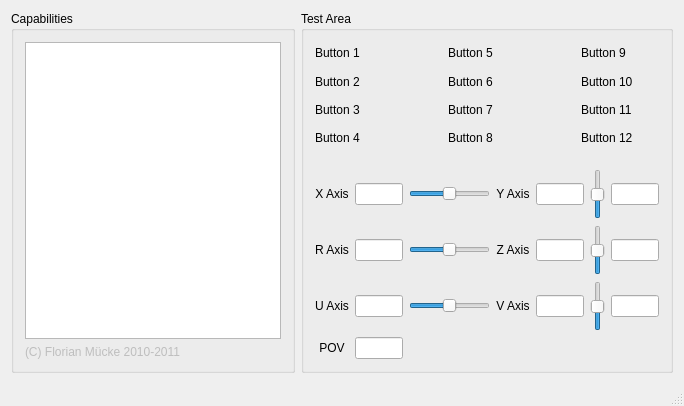
<?xml version="1.0" encoding="UTF-8"?>
<ui version="4.0">
 <class>GamepadDemo</class>
 <widget class="QMainWindow" name="GamepadDemo">
  <property name="geometry">
   <rect>
    <x>0</x>
    <y>0</y>
    <width>684</width>
    <height>406</height>
   </rect>
  </property>
  <property name="windowTitle">
   <string>GamepadDemo</string>
  </property>
  <widget class="QWidget" name="centralWidget">
   <layout class="QHBoxLayout" name="horizontalLayout_2" stretch="0,1">
    <item>
     <widget class="QGroupBox" name="groupBox_caps">
      <property name="title">
       <string>Capabilities</string>
      </property>
      <layout class="QVBoxLayout" name="verticalLayout_4">
       <item>
        <widget class="QTreeWidget" name="treeWidget">
         <property name="autoScrollMargin">
          <number>16</number>
         </property>
         <property name="editTriggers">
          <set>QAbstractItemView::NoEditTriggers</set>
         </property>
         <property name="alternatingRowColors">
          <bool>true</bool>
         </property>
         <property name="rootIsDecorated">
          <bool>false</bool>
         </property>
         <property name="uniformRowHeights">
          <bool>true</bool>
         </property>
         <property name="itemsExpandable">
          <bool>false</bool>
         </property>
         <property name="headerHidden">
          <bool>true</bool>
         </property>
         <property name="expandsOnDoubleClick">
          <bool>false</bool>
         </property>
         <property name="columnCount">
          <number>2</number>
         </property>
         <attribute name="headerVisible">
          <bool>false</bool>
         </attribute>
         <attribute name="headerDefaultSectionSize">
          <number>110</number>
         </attribute>
         <attribute name="headerStretchLastSection">
          <bool>true</bool>
         </attribute>
         <column>
          <property name="text">
           <string notr="true">1</string>
          </property>
         </column>
         <column>
          <property name="text">
           <string notr="true">2</string>
          </property>
         </column>
        </widget>
       </item>
       <item>
        <widget class="QLabel" name="label_13">
         <property name="enabled">
          <bool>false</bool>
         </property>
         <property name="text">
          <string>(C) Florian Mücke 2010-2011 </string>
         </property>
        </widget>
       </item>
      </layout>
     </widget>
    </item>
    <item>
     <widget class="QGroupBox" name="groupBox_testing">
      <property name="title">
       <string>Test Area</string>
      </property>
      <layout class="QVBoxLayout" name="verticalLayout_5" stretch="1,1">
       <property name="spacing">
        <number>20</number>
       </property>
       <item>
        <layout class="QGridLayout" name="gridLayout">
         <property name="topMargin">
          <number>0</number>
         </property>
         <item row="0" column="0">
          <widget class="QLabel" name="label">
           <property name="text">
            <string>Button 1</string>
           </property>
           <property name="alignment">
            <set>Qt::AlignLeading|Qt::AlignLeft|Qt::AlignVCenter</set>
           </property>
          </widget>
         </item>
         <item row="0" column="1">
          <widget class="ScaledImage" name="image_button_1" native="true">
           <property name="minimumSize">
            <size>
             <width>20</width>
             <height>20</height>
            </size>
           </property>
          </widget>
         </item>
         <item row="1" column="0">
          <widget class="QLabel" name="label_2">
           <property name="text">
            <string>Button 2</string>
           </property>
           <property name="alignment">
            <set>Qt::AlignLeading|Qt::AlignLeft|Qt::AlignVCenter</set>
           </property>
          </widget>
         </item>
         <item row="1" column="1">
          <widget class="ScaledImage" name="image_button_2" native="true">
           <property name="minimumSize">
            <size>
             <width>20</width>
             <height>20</height>
            </size>
           </property>
          </widget>
         </item>
         <item row="2" column="0">
          <widget class="QLabel" name="label_3">
           <property name="text">
            <string>Button 3</string>
           </property>
           <property name="alignment">
            <set>Qt::AlignLeading|Qt::AlignLeft|Qt::AlignVCenter</set>
           </property>
          </widget>
         </item>
         <item row="3" column="0">
          <widget class="QLabel" name="label_4">
           <property name="text">
            <string>Button 4</string>
           </property>
           <property name="alignment">
            <set>Qt::AlignLeading|Qt::AlignLeft|Qt::AlignVCenter</set>
           </property>
          </widget>
         </item>
         <item row="2" column="1">
          <widget class="ScaledImage" name="image_button_3" native="true">
           <property name="minimumSize">
            <size>
             <width>20</width>
             <height>20</height>
            </size>
           </property>
          </widget>
         </item>
         <item row="3" column="1">
          <widget class="ScaledImage" name="image_button_4" native="true">
           <property name="minimumSize">
            <size>
             <width>20</width>
             <height>20</height>
            </size>
           </property>
          </widget>
         </item>
         <item row="0" column="3">
          <widget class="QLabel" name="label_5">
           <property name="text">
            <string>Button 5</string>
           </property>
           <property name="alignment">
            <set>Qt::AlignLeading|Qt::AlignLeft|Qt::AlignVCenter</set>
           </property>
          </widget>
         </item>
         <item row="0" column="4">
          <widget class="ScaledImage" name="image_button_5" native="true">
           <property name="minimumSize">
            <size>
             <width>20</width>
             <height>20</height>
            </size>
           </property>
          </widget>
         </item>
         <item row="1" column="3">
          <widget class="QLabel" name="label_6">
           <property name="text">
            <string>Button 6</string>
           </property>
           <property name="alignment">
            <set>Qt::AlignLeading|Qt::AlignLeft|Qt::AlignVCenter</set>
           </property>
          </widget>
         </item>
         <item row="2" column="3">
          <widget class="QLabel" name="label_7">
           <property name="text">
            <string>Button 7</string>
           </property>
           <property name="alignment">
            <set>Qt::AlignLeading|Qt::AlignLeft|Qt::AlignVCenter</set>
           </property>
          </widget>
         </item>
         <item row="3" column="3">
          <widget class="QLabel" name="label_8">
           <property name="text">
            <string>Button 8</string>
           </property>
           <property name="alignment">
            <set>Qt::AlignLeading|Qt::AlignLeft|Qt::AlignVCenter</set>
           </property>
          </widget>
         </item>
         <item row="3" column="4">
          <widget class="ScaledImage" name="image_button_8" native="true">
           <property name="minimumSize">
            <size>
             <width>20</width>
             <height>20</height>
            </size>
           </property>
          </widget>
         </item>
         <item row="1" column="4">
          <widget class="ScaledImage" name="image_button_6" native="true">
           <property name="minimumSize">
            <size>
             <width>20</width>
             <height>20</height>
            </size>
           </property>
          </widget>
         </item>
         <item row="2" column="4">
          <widget class="ScaledImage" name="image_button_7" native="true">
           <property name="minimumSize">
            <size>
             <width>20</width>
             <height>20</height>
            </size>
           </property>
          </widget>
         </item>
         <item row="0" column="6">
          <widget class="QLabel" name="label_9">
           <property name="text">
            <string>Button 9</string>
           </property>
           <property name="alignment">
            <set>Qt::AlignLeading|Qt::AlignLeft|Qt::AlignVCenter</set>
           </property>
          </widget>
         </item>
         <item row="1" column="6">
          <widget class="QLabel" name="label_10">
           <property name="text">
            <string>Button 10</string>
           </property>
           <property name="alignment">
            <set>Qt::AlignLeading|Qt::AlignLeft|Qt::AlignVCenter</set>
           </property>
          </widget>
         </item>
         <item row="2" column="6">
          <widget class="QLabel" name="label_11">
           <property name="text">
            <string>Button 11</string>
           </property>
           <property name="alignment">
            <set>Qt::AlignLeading|Qt::AlignLeft|Qt::AlignVCenter</set>
           </property>
          </widget>
         </item>
         <item row="3" column="6">
          <widget class="QLabel" name="label_12">
           <property name="text">
            <string>Button 12</string>
           </property>
           <property name="alignment">
            <set>Qt::AlignLeading|Qt::AlignLeft|Qt::AlignVCenter</set>
           </property>
          </widget>
         </item>
         <item row="0" column="7">
          <widget class="ScaledImage" name="image_button_9" native="true">
           <property name="minimumSize">
            <size>
             <width>20</width>
             <height>20</height>
            </size>
           </property>
          </widget>
         </item>
         <item row="1" column="7">
          <widget class="ScaledImage" name="image_button_10" native="true">
           <property name="minimumSize">
            <size>
             <width>20</width>
             <height>20</height>
            </size>
           </property>
          </widget>
         </item>
         <item row="2" column="7">
          <widget class="ScaledImage" name="image_button_11" native="true">
           <property name="minimumSize">
            <size>
             <width>20</width>
             <height>20</height>
            </size>
           </property>
          </widget>
         </item>
         <item row="3" column="7">
          <widget class="ScaledImage" name="image_button_12" native="true">
           <property name="minimumSize">
            <size>
             <width>20</width>
             <height>20</height>
            </size>
           </property>
          </widget>
         </item>
         <item row="0" column="2">
          <spacer name="horizontalSpacer">
           <property name="orientation">
            <enum>Qt::Horizontal</enum>
           </property>
           <property name="sizeHint" stdset="0">
            <size>
             <width>40</width>
             <height>20</height>
            </size>
           </property>
          </spacer>
         </item>
         <item row="0" column="5">
          <spacer name="horizontalSpacer_2">
           <property name="orientation">
            <enum>Qt::Horizontal</enum>
           </property>
           <property name="sizeHint" stdset="0">
            <size>
             <width>40</width>
             <height>20</height>
            </size>
           </property>
          </spacer>
         </item>
        </layout>
       </item>
       <item>
        <layout class="QGridLayout" name="gridLayout_2" rowstretch="0,1,0,1" columnstretch="0,0,0,0,0,0" rowminimumheight="0,1,0,1">
         <property name="sizeConstraint">
          <enum>QLayout::SetDefaultConstraint</enum>
         </property>
         <property name="leftMargin">
          <number>0</number>
         </property>
         <property name="topMargin">
          <number>0</number>
         </property>
         <item row="0" column="0">
          <widget class="QLabel" name="label_axis_x">
           <property name="text">
            <string>X Axis</string>
           </property>
           <property name="alignment">
            <set>Qt::AlignCenter</set>
           </property>
          </widget>
         </item>
         <item row="2" column="0">
          <widget class="QLabel" name="label_axis_u">
           <property name="text">
            <string>U Axis</string>
           </property>
           <property name="alignment">
            <set>Qt::AlignCenter</set>
           </property>
          </widget>
         </item>
         <item row="0" column="2">
          <widget class="QSlider" name="horizontalSlider_x">
           <property name="minimum">
            <number>0</number>
           </property>
           <property name="maximum">
            <number>65535</number>
           </property>
           <property name="value">
            <number>32767</number>
           </property>
           <property name="orientation">
            <enum>Qt::Horizontal</enum>
           </property>
          </widget>
         </item>
         <item row="0" column="1">
          <widget class="QLineEdit" name="lineEdit_x_axis">
           <property name="maximumSize">
            <size>
             <width>50</width>
             <height>16777215</height>
            </size>
           </property>
           <property name="inputMethodHints">
            <set>Qt::ImhPreferNumbers</set>
           </property>
           <property name="alignment">
            <set>Qt::AlignRight|Qt::AlignTrailing|Qt::AlignVCenter</set>
           </property>
           <property name="readOnly">
            <bool>true</bool>
           </property>
          </widget>
         </item>
         <item row="1" column="3">
          <widget class="QLabel" name="label_axis_z">
           <property name="text">
            <string>Z Axis</string>
           </property>
           <property name="alignment">
            <set>Qt::AlignCenter</set>
           </property>
          </widget>
         </item>
         <item row="1" column="4">
          <widget class="QLineEdit" name="lineEdit_z_axis">
           <property name="maximumSize">
            <size>
             <width>50</width>
             <height>16777215</height>
            </size>
           </property>
           <property name="inputMethodHints">
            <set>Qt::ImhPreferNumbers</set>
           </property>
           <property name="alignment">
            <set>Qt::AlignRight|Qt::AlignTrailing|Qt::AlignVCenter</set>
           </property>
           <property name="readOnly">
            <bool>true</bool>
           </property>
          </widget>
         </item>
         <item row="2" column="1">
          <widget class="QLineEdit" name="lineEdit_u_axis">
           <property name="maximumSize">
            <size>
             <width>50</width>
             <height>16777215</height>
            </size>
           </property>
           <property name="inputMethodHints">
            <set>Qt::ImhPreferNumbers</set>
           </property>
           <property name="alignment">
            <set>Qt::AlignRight|Qt::AlignTrailing|Qt::AlignVCenter</set>
           </property>
           <property name="readOnly">
            <bool>true</bool>
           </property>
          </widget>
         </item>
         <item row="2" column="2">
          <widget class="QSlider" name="horizontalSlider_u">
           <property name="minimum">
            <number>0</number>
           </property>
           <property name="maximum">
            <number>65535</number>
           </property>
           <property name="value">
            <number>32767</number>
           </property>
           <property name="orientation">
            <enum>Qt::Horizontal</enum>
           </property>
          </widget>
         </item>
         <item row="1" column="5">
          <layout class="QHBoxLayout" name="horizontalLayout_4">
           <item>
            <widget class="QSlider" name="horizontalSlider_z">
             <property name="minimumSize">
              <size>
               <width>0</width>
               <height>50</height>
              </size>
             </property>
             <property name="minimum">
              <number>0</number>
             </property>
             <property name="maximum">
              <number>65535</number>
             </property>
             <property name="value">
              <number>32767</number>
             </property>
             <property name="orientation">
              <enum>Qt::Vertical</enum>
             </property>
             <property name="invertedControls">
              <bool>false</bool>
             </property>
            </widget>
           </item>
           <item>
            <widget class="QLineEdit" name="lineEdit_degrees_2">
             <property name="maximumSize">
              <size>
               <width>50</width>
               <height>16777215</height>
              </size>
             </property>
             <property name="inputMethodHints">
              <set>Qt::ImhPreferNumbers</set>
             </property>
             <property name="alignment">
              <set>Qt::AlignRight|Qt::AlignTrailing|Qt::AlignVCenter</set>
             </property>
             <property name="readOnly">
              <bool>true</bool>
             </property>
            </widget>
           </item>
          </layout>
         </item>
         <item row="0" column="3">
          <widget class="QLabel" name="label_axis_y">
           <property name="text">
            <string>Y Axis</string>
           </property>
           <property name="alignment">
            <set>Qt::AlignCenter</set>
           </property>
          </widget>
         </item>
         <item row="0" column="4">
          <widget class="QLineEdit" name="lineEdit_y_axis">
           <property name="maximumSize">
            <size>
             <width>50</width>
             <height>16777215</height>
            </size>
           </property>
           <property name="inputMethodHints">
            <set>Qt::ImhPreferNumbers</set>
           </property>
           <property name="alignment">
            <set>Qt::AlignRight|Qt::AlignTrailing|Qt::AlignVCenter</set>
           </property>
           <property name="readOnly">
            <bool>true</bool>
           </property>
          </widget>
         </item>
         <item row="1" column="0">
          <widget class="QLabel" name="label_axis_r">
           <property name="text">
            <string>R Axis</string>
           </property>
           <property name="alignment">
            <set>Qt::AlignCenter</set>
           </property>
          </widget>
         </item>
         <item row="1" column="1">
          <widget class="QLineEdit" name="lineEdit_r_axis">
           <property name="maximumSize">
            <size>
             <width>50</width>
             <height>16777215</height>
            </size>
           </property>
           <property name="inputMethodHints">
            <set>Qt::ImhPreferNumbers</set>
           </property>
           <property name="alignment">
            <set>Qt::AlignRight|Qt::AlignTrailing|Qt::AlignVCenter</set>
           </property>
           <property name="readOnly">
            <bool>true</bool>
           </property>
          </widget>
         </item>
         <item row="0" column="5">
          <layout class="QHBoxLayout" name="horizontalLayout">
           <item>
            <widget class="QSlider" name="horizontalSlider_y">
             <property name="minimumSize">
              <size>
               <width>0</width>
               <height>50</height>
              </size>
             </property>
             <property name="sizeIncrement">
              <size>
               <width>0</width>
               <height>0</height>
              </size>
             </property>
             <property name="layoutDirection">
              <enum>Qt::LeftToRight</enum>
             </property>
             <property name="minimum">
              <number>0</number>
             </property>
             <property name="maximum">
              <number>65535</number>
             </property>
             <property name="value">
              <number>32767</number>
             </property>
             <property name="orientation">
              <enum>Qt::Vertical</enum>
             </property>
            </widget>
           </item>
           <item>
            <widget class="QLineEdit" name="lineEdit_degrees_1">
             <property name="maximumSize">
              <size>
               <width>50</width>
               <height>16777215</height>
              </size>
             </property>
             <property name="inputMethodHints">
              <set>Qt::ImhPreferNumbers</set>
             </property>
             <property name="alignment">
              <set>Qt::AlignRight|Qt::AlignTrailing|Qt::AlignVCenter</set>
             </property>
             <property name="readOnly">
              <bool>true</bool>
             </property>
            </widget>
           </item>
          </layout>
         </item>
         <item row="1" column="2">
          <widget class="QSlider" name="horizontalSlider_r">
           <property name="minimum">
            <number>0</number>
           </property>
           <property name="maximum">
            <number>65535</number>
           </property>
           <property name="value">
            <number>32767</number>
           </property>
           <property name="orientation">
            <enum>Qt::Horizontal</enum>
           </property>
          </widget>
         </item>
         <item row="2" column="3">
          <widget class="QLabel" name="label_axis_v">
           <property name="text">
            <string>V Axis</string>
           </property>
           <property name="alignment">
            <set>Qt::AlignCenter</set>
           </property>
          </widget>
         </item>
         <item row="2" column="4">
          <widget class="QLineEdit" name="lineEdit_v_axis">
           <property name="maximumSize">
            <size>
             <width>50</width>
             <height>16777215</height>
            </size>
           </property>
           <property name="inputMethodHints">
            <set>Qt::ImhPreferNumbers</set>
           </property>
           <property name="alignment">
            <set>Qt::AlignRight|Qt::AlignTrailing|Qt::AlignVCenter</set>
           </property>
           <property name="readOnly">
            <bool>true</bool>
           </property>
          </widget>
         </item>
         <item row="2" column="5">
          <layout class="QHBoxLayout" name="horizontalLayout_3">
           <item>
            <widget class="QSlider" name="horizontalSlider_v">
             <property name="minimumSize">
              <size>
               <width>0</width>
               <height>50</height>
              </size>
             </property>
             <property name="minimum">
              <number>0</number>
             </property>
             <property name="maximum">
              <number>65535</number>
             </property>
             <property name="value">
              <number>32767</number>
             </property>
             <property name="orientation">
              <enum>Qt::Vertical</enum>
             </property>
             <property name="invertedControls">
              <bool>false</bool>
             </property>
            </widget>
           </item>
           <item>
            <widget class="QLineEdit" name="lineEdit_degrees_3">
             <property name="maximumSize">
              <size>
               <width>50</width>
               <height>16777215</height>
              </size>
             </property>
             <property name="inputMethodHints">
              <set>Qt::ImhPreferNumbers</set>
             </property>
             <property name="alignment">
              <set>Qt::AlignRight|Qt::AlignTrailing|Qt::AlignVCenter</set>
             </property>
             <property name="readOnly">
              <bool>true</bool>
             </property>
            </widget>
           </item>
          </layout>
         </item>
         <item row="3" column="0">
          <widget class="QLabel" name="label_pov">
           <property name="text">
            <string>POV</string>
           </property>
           <property name="alignment">
            <set>Qt::AlignCenter</set>
           </property>
          </widget>
         </item>
         <item row="3" column="1">
          <widget class="QLineEdit" name="lineEdit_pov">
           <property name="maximumSize">
            <size>
             <width>50</width>
             <height>16777215</height>
            </size>
           </property>
           <property name="inputMethodHints">
            <set>Qt::ImhPreferNumbers</set>
           </property>
           <property name="alignment">
            <set>Qt::AlignRight|Qt::AlignTrailing|Qt::AlignVCenter</set>
           </property>
           <property name="readOnly">
            <bool>true</bool>
           </property>
          </widget>
         </item>
        </layout>
       </item>
      </layout>
     </widget>
    </item>
   </layout>
  </widget>
  <widget class="QStatusBar" name="statusBar"/>
  <widget class="QMenuBar" name="menuBar">
   <property name="geometry">
    <rect>
     <x>0</x>
     <y>0</y>
     <width>684</width>
     <height>21</height>
    </rect>
   </property>
  </widget>
 </widget>
 <layoutdefault spacing="6" margin="11"/>
 <customwidgets>
  <customwidget>
   <class>ScaledImage</class>
   <extends>QWidget</extends>
   <header>../widgets/scaledimage.h</header>
   <container>1</container>
  </customwidget>
 </customwidgets>
 <resources/>
 <connections/>
</ui>
